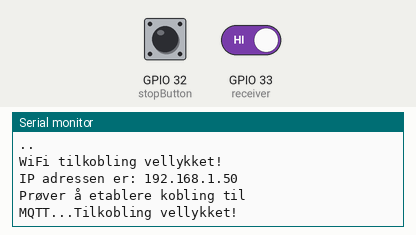
Simulated run of this sketch. Board: ESP32. Parts: the last lines printed to the serial monitor. The test bench sets the inputs (shaded band); at power-on: GPIO 33 (receiver) HIGH, GPIO 32 (stopButton) LOW. WiFi joins after 1.5 s; servers stay silent unless stated; no MQTT or app messages arrive unless stated.

Above: at 3.4 s.
3.5 s: GPIO 33 (receiver) driven LOW
At 4.5 s:
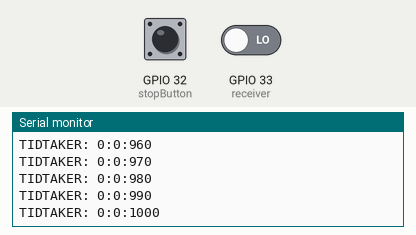
5.0 s: GPIO 33 (receiver) driven HIGH
6.5 s: GPIO 33 (receiver) driven LOW
At 8.9 s:
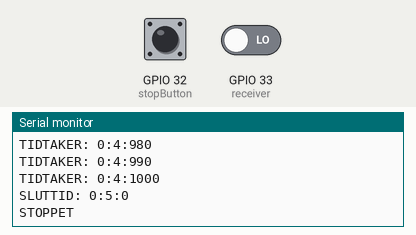
Timing chart, 0 to 10.4 s (numbered marks = the images above; inputs shaded):
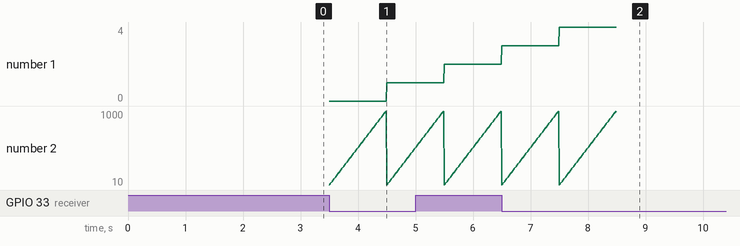

Measured:
- after the input at 3.5 s, the serial monitor: prints a new line at once (image 1)

The sketch:

TIMER_MQTT.ino
```cpp
#include <WiFi.h>
#include <WebServer.h>
#include <PubSubClient.h>
#include <stdlib.h>

int connectionStatus = 0;

int milliseconds;
int seconds;
int minutes;

const int receiver = 33;
const int stopButton = 32;

unsigned long currentMillis;
unsigned long previousMillis;

int counter;
int x;

uint8_t sensorState;
uint8_t buttonState;

WiFiClient espClient;
PubSubClient client(espClient);

// SSID og Password for router
const char* ssid = "HENRIK-NETT";
const char* password = "84451F&r";//"84451F&r";

const char* mqtt_server = "gruppe26.kicks-ass.net";
//const char* mqtt_server = "broker.hivemq.com";//"gruppe26.kicks-ass.net";
WebServer server(80);

void setup() {
  Serial.begin(115200);
  pinMode(receiver, INPUT);
  pinMode(stopButton, INPUT);

  client.setServer(mqtt_server, 1883);

  connectWiFi();
}

void loop() {
  if(!client.connected()) {
    reconnectMQTT();
    connectionStatus = 0;
  }
  client.loop();

  sensorState = digitalRead(receiver);
  buttonState = digitalRead(stopButton);

  currentMillis = millis();
  if(currentMillis - previousMillis >= 10000) {
    previousMillis = currentMillis;
    Serial.println("VENTER PÅ STARTSIGNAL");
  }

  if(connectionStatus == 1) {
    client.publish("hivemq/connectionStatus", "Tilkoblet");
  }

  if(sensorState == LOW) {
    x = 1;
  }

  while(x==1) {
    sensorState = digitalRead(receiver);
    buttonState = digitalRead(stopButton);
    timer();

    if(sensorState == LOW && counter >= 5) {
      Serial.println((String)"SLUTTID: " + minutes + ":" + seconds + ":" + milliseconds);
      //resetTimer();
      stopTimer();
      counter = 0;
      x = 0;
      delay(2000);
    }
  }
}

void sendData() {
  String endTimer = ((String)minutes + ":" + seconds + ":" + milliseconds);

  char endtimeString[8];
  endTimer.toCharArray(endtimeString, 10);
  client.publish("esp32/timerEnd", endtimeString);

  //NOT CONNECTED TO EDUROAM
  //client.publish("hivemq/timerEnd", endtimeString);
}

void timer() {
  currentMillis = millis();
  if(currentMillis - previousMillis >= 10) {
    previousMillis = currentMillis;
    milliseconds = milliseconds + 10;
    displayTimer();
  }

  if(milliseconds >= 1000) {
    milliseconds = 0;
    seconds++;
    counter++;
    sendData();
  }

  if(seconds >= 60) {
    seconds = 0;
    minutes++;
    Serial.println("MINUTTLAGTTIL");
  }
}

void resetTimer() {
  sendData();
  minutes = 0;
  seconds = 0;
  Serial.println("RESET");
  sendData();
}

void stopTimer() {
  sendData();
  milliseconds = 0;
  minutes = 0;
  seconds = 0;
  counter = 0;
  Serial.println("STOPPET");
}

void displayTimer() {
  Serial.println((String)"TIDTAKER: " + minutes + ":" + seconds + ":" + milliseconds);
}

void connectWiFi() {
  Serial.print("Prøver å koble til: ");
  Serial.println(ssid);
  WiFi.begin(ssid, password);

  while (WiFi.status() != WL_CONNECTED){
    delay(1000);
    Serial.print(".");
  }

  Serial.println(" ");
  Serial.println("WiFi tilkobling vellykket!");
  Serial.print("IP adressen er: ");
  Serial.println(WiFi.localIP());
  delay(200);
}

void reconnectMQTT() {
  //kjører om igjen til tilkoblingen er etablert
  while(!client.connected()) {
    Serial.print("Prøver å etablere kobling til MQTT...");
    //Prøver å koble til
    if(client.connect("timerClient")) {
      Serial.println("Tilkobling vellykket!");
      connectionStatus = 1;
      //subscribe
    } else {
      Serial.print("feilet, rc=");
      Serial.print(client.state());
      Serial.println(" prøv på nytt om 5 sekunder");
      //vent 5 sekunder
      delay(5000);
    }
  }
}//reconnect MQTT end
```
